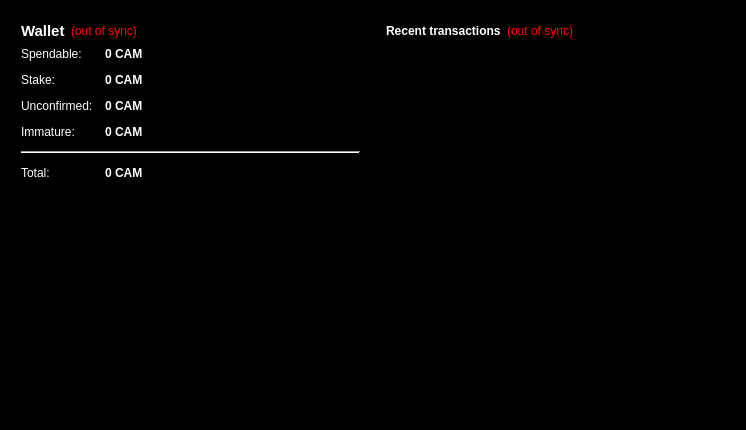
<?xml version="1.0" encoding="UTF-8"?>
<ui version="4.0">
 <class>OverviewPage</class>
 <widget class="QWidget" name="OverviewPage">
  <property name="geometry">
   <rect>
    <x>0</x>
    <y>0</y>
    <width>746</width>
    <height>430</height>
   </rect>
  </property>
  <property name="palette">
   <palette>
    <active>
     <colorrole role="WindowText">
      <brush brushstyle="SolidPattern">
       <color alpha="255">
        <red>255</red>
        <green>255</green>
        <blue>255</blue>
       </color>
      </brush>
     </colorrole>
     <colorrole role="Text">
      <brush brushstyle="SolidPattern">
       <color alpha="255">
        <red>124</red>
        <green>124</green>
        <blue>124</blue>
       </color>
      </brush>
     </colorrole>
     <colorrole role="Base">
      <brush brushstyle="SolidPattern">
       <color alpha="255">
        <red>0</red>
        <green>0</green>
        <blue>0</blue>
       </color>
      </brush>
     </colorrole>
     <colorrole role="Window">
      <brush brushstyle="SolidPattern">
       <color alpha="255">
        <red>0</red>
        <green>0</green>
        <blue>0</blue>
       </color>
      </brush>
     </colorrole>
    </active>
    <inactive>
     <colorrole role="WindowText">
      <brush brushstyle="SolidPattern">
       <color alpha="255">
        <red>255</red>
        <green>255</green>
        <blue>255</blue>
       </color>
      </brush>
     </colorrole>
     <colorrole role="Text">
      <brush brushstyle="SolidPattern">
       <color alpha="255">
        <red>124</red>
        <green>124</green>
        <blue>124</blue>
       </color>
      </brush>
     </colorrole>
     <colorrole role="Base">
      <brush brushstyle="SolidPattern">
       <color alpha="255">
        <red>0</red>
        <green>0</green>
        <blue>0</blue>
       </color>
      </brush>
     </colorrole>
     <colorrole role="Window">
      <brush brushstyle="SolidPattern">
       <color alpha="255">
        <red>0</red>
        <green>0</green>
        <blue>0</blue>
       </color>
      </brush>
     </colorrole>
    </inactive>
    <disabled>
     <colorrole role="WindowText">
      <brush brushstyle="SolidPattern">
       <color alpha="255">
        <red>159</red>
        <green>158</green>
        <blue>158</blue>
       </color>
      </brush>
     </colorrole>
     <colorrole role="Text">
      <brush brushstyle="SolidPattern">
       <color alpha="255">
        <red>159</red>
        <green>158</green>
        <blue>158</blue>
       </color>
      </brush>
     </colorrole>
     <colorrole role="Base">
      <brush brushstyle="SolidPattern">
       <color alpha="255">
        <red>0</red>
        <green>0</green>
        <blue>0</blue>
       </color>
      </brush>
     </colorrole>
     <colorrole role="Window">
      <brush brushstyle="SolidPattern">
       <color alpha="255">
        <red>0</red>
        <green>0</green>
        <blue>0</blue>
       </color>
      </brush>
     </colorrole>
    </disabled>
   </palette>
  </property>
  <property name="windowTitle">
   <string>Form</string>
  </property>
  <layout class="QHBoxLayout" name="horizontalLayout" stretch="1,1">
   <item>
    <layout class="QVBoxLayout" name="verticalLayout_2">
     <item>
      <widget class="QFrame" name="frame">
       <property name="frameShape">
        <enum>QFrame::StyledPanel</enum>
       </property>
       <property name="frameShadow">
        <enum>QFrame::Raised</enum>
       </property>
       <layout class="QVBoxLayout" name="verticalLayout_4">
        <item>
         <layout class="QHBoxLayout" name="horizontalLayout_4">
          <item>
           <widget class="QLabel" name="label_5">
            <property name="font">
             <font>
              <pointsize>11</pointsize>
              <weight>75</weight>
              <bold>true</bold>
             </font>
            </property>
            <property name="text">
             <string>Wallet</string>
            </property>
           </widget>
          </item>
          <item>
           <widget class="QLabel" name="labelWalletStatus">
            <property name="toolTip">
             <string>The displayed information may be out of date. Your wallet automatically synchronizes with the Camorracoin network after a connection is established, but this process has not completed yet.</string>
            </property>
            <property name="styleSheet">
             <string notr="true">QLabel { color: red; }</string>
            </property>
            <property name="text">
             <string notr="true">(out of sync)</string>
            </property>
            <property name="alignment">
             <set>Qt::AlignLeading|Qt::AlignLeft|Qt::AlignVCenter</set>
            </property>
           </widget>
          </item>
          <item>
           <spacer name="horizontalSpacer_2">
            <property name="orientation">
             <enum>Qt::Horizontal</enum>
            </property>
            <property name="sizeHint" stdset="0">
             <size>
              <width>40</width>
              <height>20</height>
             </size>
            </property>
           </spacer>
          </item>
         </layout>
        </item>
        <item>
         <layout class="QFormLayout" name="formLayout_2">
          <property name="fieldGrowthPolicy">
           <enum>QFormLayout::AllNonFixedFieldsGrow</enum>
          </property>
          <property name="horizontalSpacing">
           <number>12</number>
          </property>
          <property name="verticalSpacing">
           <number>12</number>
          </property>
          <item row="0" column="0">
           <widget class="QLabel" name="label">
            <property name="text">
             <string>Spendable:</string>
            </property>
           </widget>
          </item>
          <item row="0" column="1">
           <widget class="QLabel" name="labelBalance">
            <property name="font">
             <font>
              <weight>75</weight>
              <bold>true</bold>
             </font>
            </property>
            <property name="cursor">
             <cursorShape>IBeamCursor</cursorShape>
            </property>
            <property name="toolTip">
             <string>Your current spendable balance</string>
            </property>
            <property name="text">
             <string notr="true">0 CAM</string>
            </property>
            <property name="textInteractionFlags">
             <set>Qt::LinksAccessibleByMouse|Qt::TextSelectableByKeyboard|Qt::TextSelectableByMouse</set>
            </property>
           </widget>
          </item>
          <item row="1" column="0">
           <widget class="QLabel" name="label_6">
            <property name="text">
             <string>Stake:</string>
            </property>
           </widget>
          </item>
          <item row="1" column="1">
           <widget class="QLabel" name="labelStake">
            <property name="font">
             <font>
              <weight>75</weight>
              <bold>true</bold>
             </font>
            </property>
            <property name="cursor">
             <cursorShape>IBeamCursor</cursorShape>
            </property>
            <property name="toolTip">
             <string>Total of coins that was staked, and do not yet count toward the current balance</string>
            </property>
            <property name="text">
             <string notr="true">0 CAM</string>
            </property>
            <property name="textInteractionFlags">
             <set>Qt::LinksAccessibleByMouse|Qt::TextSelectableByKeyboard|Qt::TextSelectableByMouse</set>
            </property>
           </widget>
          </item>
          <item row="2" column="0">
           <widget class="QLabel" name="label_3">
            <property name="text">
             <string>Unconfirmed:</string>
            </property>
           </widget>
          </item>
          <item row="2" column="1">
           <widget class="QLabel" name="labelUnconfirmed">
            <property name="font">
             <font>
              <weight>75</weight>
              <bold>true</bold>
             </font>
            </property>
            <property name="cursor">
             <cursorShape>IBeamCursor</cursorShape>
            </property>
            <property name="toolTip">
             <string>Total of transactions that have yet to be confirmed, and do not yet count toward the current balance</string>
            </property>
            <property name="text">
             <string notr="true">0 CAM</string>
            </property>
            <property name="textInteractionFlags">
             <set>Qt::LinksAccessibleByMouse|Qt::TextSelectableByKeyboard|Qt::TextSelectableByMouse</set>
            </property>
           </widget>
          </item>
          <item row="3" column="0">
           <widget class="QLabel" name="labelImmatureText">
            <property name="text">
             <string>Immature:</string>
            </property>
           </widget>
          </item>
          <item row="3" column="1">
           <widget class="QLabel" name="labelImmature">
            <property name="font">
             <font>
              <weight>75</weight>
              <bold>true</bold>
             </font>
            </property>
            <property name="toolTip">
             <string>Mined balance that has not yet matured</string>
            </property>
            <property name="text">
             <string notr="true">0 CAM</string>
            </property>
            <property name="textInteractionFlags">
             <set>Qt::LinksAccessibleByMouse|Qt::TextSelectableByKeyboard|Qt::TextSelectableByMouse</set>
            </property>
           </widget>
          </item>
          <item row="4" column="0" colspan="2">
           <widget class="Line" name="line">
            <property name="orientation">
             <enum>Qt::Horizontal</enum>
            </property>
           </widget>
          </item>
          <item row="5" column="0">
           <widget class="QLabel" name="labelTotalText">
            <property name="text">
             <string>Total:</string>
            </property>
           </widget>
          </item>
          <item row="5" column="1">
           <widget class="QLabel" name="labelTotal">
            <property name="font">
             <font>
              <weight>75</weight>
              <bold>true</bold>
             </font>
            </property>
            <property name="cursor">
             <cursorShape>IBeamCursor</cursorShape>
            </property>
            <property name="toolTip">
             <string>Your current total balance</string>
            </property>
            <property name="text">
             <string notr="true">0 CAM</string>
            </property>
            <property name="textInteractionFlags">
             <set>Qt::LinksAccessibleByMouse|Qt::TextSelectableByKeyboard|Qt::TextSelectableByMouse</set>
            </property>
           </widget>
          </item>
         </layout>
        </item>
        <item>
         <widget class="QLabel" name="label_2">
          <property name="minimumSize">
           <size>
            <width>64</width>
            <height>64</height>
           </size>
          </property>
          <property name="maximumSize">
           <size>
            <width>256</width>
            <height>256</height>
           </size>
          </property>
          <property name="text">
           <string/>
          </property>
          <property name="pixmap">
           <pixmap resource="../bitcoin.qrc">:/images/splash</pixmap>
          </property>
          <property name="scaledContents">
           <bool>true</bool>
          </property>
          <property name="wordWrap">
           <bool>false</bool>
          </property>
         </widget>
        </item>
        <item>
         <spacer name="verticalSpacer">
          <property name="orientation">
           <enum>Qt::Vertical</enum>
          </property>
          <property name="sizeHint" stdset="0">
           <size>
            <width>20</width>
            <height>40</height>
           </size>
          </property>
         </spacer>
        </item>
       </layout>
      </widget>
     </item>
    </layout>
   </item>
   <item>
    <layout class="QVBoxLayout" name="verticalLayout_3">
     <item>
      <widget class="QFrame" name="frame_2">
       <property name="frameShape">
        <enum>QFrame::StyledPanel</enum>
       </property>
       <property name="frameShadow">
        <enum>QFrame::Raised</enum>
       </property>
       <layout class="QVBoxLayout" name="verticalLayout">
        <item>
         <layout class="QHBoxLayout" name="horizontalLayout_2">
          <item>
           <widget class="QLabel" name="label_4">
            <property name="text">
             <string>&lt;b&gt;Recent transactions&lt;/b&gt;</string>
            </property>
           </widget>
          </item>
          <item>
           <widget class="QLabel" name="labelTransactionsStatus">
            <property name="toolTip">
             <string>The displayed information may be out of date. Your wallet automatically synchronizes with the Camorracoin network after a connection is established, but this process has not completed yet.</string>
            </property>
            <property name="styleSheet">
             <string notr="true">QLabel { color: red; }</string>
            </property>
            <property name="text">
             <string notr="true">(out of sync)</string>
            </property>
            <property name="alignment">
             <set>Qt::AlignRight|Qt::AlignTrailing|Qt::AlignVCenter</set>
            </property>
           </widget>
          </item>
          <item>
           <spacer name="horizontalSpacer">
            <property name="orientation">
             <enum>Qt::Horizontal</enum>
            </property>
            <property name="sizeHint" stdset="0">
             <size>
              <width>40</width>
              <height>20</height>
             </size>
            </property>
           </spacer>
          </item>
         </layout>
        </item>
        <item>
         <widget class="QListView" name="listTransactions">
          <property name="styleSheet">
           <string notr="true">QListView { background: transparent; }</string>
          </property>
          <property name="frameShape">
           <enum>QFrame::NoFrame</enum>
          </property>
          <property name="verticalScrollBarPolicy">
           <enum>Qt::ScrollBarAlwaysOff</enum>
          </property>
          <property name="horizontalScrollBarPolicy">
           <enum>Qt::ScrollBarAlwaysOff</enum>
          </property>
          <property name="selectionMode">
           <enum>QAbstractItemView::NoSelection</enum>
          </property>
         </widget>
        </item>
       </layout>
      </widget>
     </item>
     <item>
      <spacer name="verticalSpacer_2">
       <property name="orientation">
        <enum>Qt::Vertical</enum>
       </property>
       <property name="sizeHint" stdset="0">
        <size>
         <width>20</width>
         <height>40</height>
        </size>
       </property>
      </spacer>
     </item>
    </layout>
   </item>
  </layout>
 </widget>
 <resources>
  <include location="../bitcoin.qrc"/>
 </resources>
 <connections/>
</ui>
